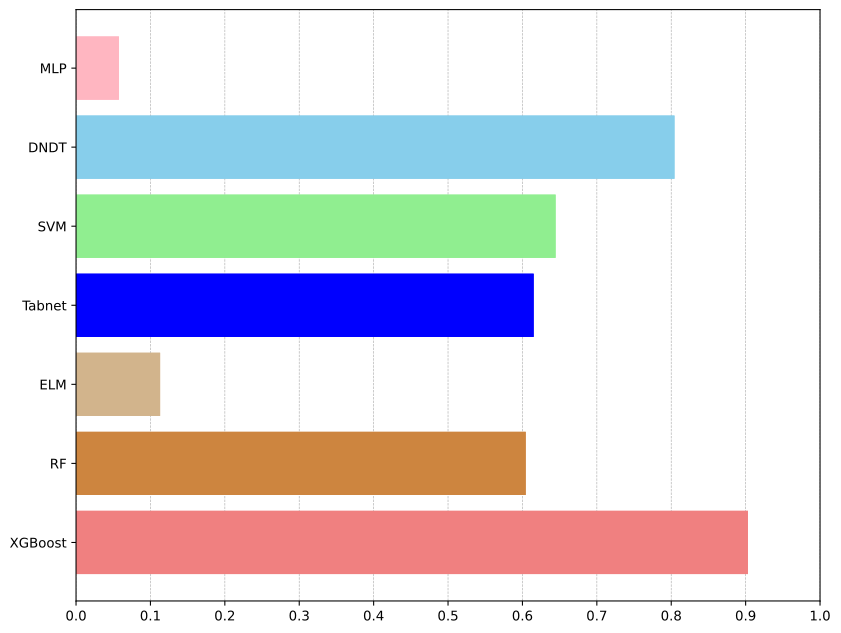

This figure's Python source:
import numpy as np
import matplotlib.pyplot as plt

# 输入原始数据
models = ["XGBoost", "RF", "ELM", "Tabnet", "SVM", "DNDT", "MLP"]
metrics = ["Accuracy", "Precision", "F1_Score", "Recall", "Kappa"]
data = np.array([
    [0.9215, 0.9039, 0.9102, 0.9070, 0.8972],  # XGBoost
    [0.9126, 0.9083, 0.8926, 0.9003, 0.8910],  # RF
    [0.8931, 0.8849, 0.8961, 0.8904, 0.8721],  # ELM
    [0.9108, 0.8920, 0.9056, 0.8987, 0.8891],  # Tabnet
    [0.9079, 0.8949, 0.9097, 0.9022, 0.8862],  # SVM
    [0.9115, 0.9013, 0.9171, 0.9091, 0.8846],  # DNDT
    [0.8907, 0.8724, 0.8965, 0.8843, 0.8693]   # MLP
])
# 标准化处理
def normalize(data):
    normalized_data = []
    for j in range(data.shape[1]):
        column = data[:, j]
        min_val = np.min(column)
        max_val = np.max(column)
        normalized_column = (column - min_val) / (max_val - min_val) if max_val != min_val else np.zeros_like(column)
        normalized_data.append(normalized_column)
    return np.array(normalized_data).T

normalized_data = normalize(data)
print("标准化后的数据:\n", normalized_data)

# 计算比例 p_ij
def calculate_proportions(data):
    proportions = []
    for j in range(data.shape[1]):
        column_sum = np.sum(data[:, j])
        proportions.append(data[:, j] / column_sum if column_sum != 0 else np.zeros_like(data[:, j]))
    return np.array(proportions).T

proportions = calculate_proportions(normalized_data)
print("比例 p_ij:\n", proportions)

# 计算信息熵 H_j
def calculate_entropy(proportions):
    entropy = []
    for j in range(proportions.shape[1]):
        H_j = -np.sum(proportions[:, j] * np.log(proportions[:, j] + 1e-9)) / np.log(len(models))
        entropy.append(H_j)
    return np.array(entropy)

entropy = calculate_entropy(proportions)
print("信息熵 H_j:\n", entropy)

# 计算权重 W_j
def calculate_weights(entropy):
    sum_entropy = np.sum(1 - entropy)
    weights = (1 - entropy) / sum_entropy
    return weights

weights = calculate_weights(entropy)
print("权重 W_j:\n", weights)


def calculate_weighted_scores(data, weights):
    weighted_scores = np.dot(data, weights)
    return weighted_scores

weighted_scores = calculate_weighted_scores(normalized_data, weights)
print("加权综合得分 S_i:\n", weighted_scores)

# 输出结果
for i in range(len(models)):
    print(f"模型 {models[i]} 的加权综合得分: {weighted_scores[i]:.4f}")

# 选择得分最高的模型
best_model_index = np.argmax(weighted_scores)
print(f"最佳模型是: 模型 {models[best_model_index]}")

# 绘制柱状图
colors = ['lightcoral', 'peru', 'tan', 'blue', 'lightgreen', 'skyblue', 'lightpink']  # 自定义颜色
plt.figure(figsize=(10, 8))
bars = plt.barh(models, weighted_scores, color=colors)
plt.xlabel('')
plt.ylabel('')
plt.title('')
# 添加网格线，且网格线不覆盖图形
plt.grid(axis='x', linestyle='--', linewidth=0.5, zorder=0)
plt.barh(models, weighted_scores, color=colors, zorder=3)

# 设置坐标轴字体大小
plt.xticks(fontsize=20)
plt.yticks(fontsize=19)

# 设置x轴刻度
plt.xticks(np.arange(0, 1.1, 0.1))
# 确保y轴线在最上层
ax = plt.gca()
ax.spines['left'].set_zorder(3)
# 保存图形为SVG文件
plt.savefig('shangjiaquan.png', format='png', bbox_inches='tight', dpi=150)
plt.show()
